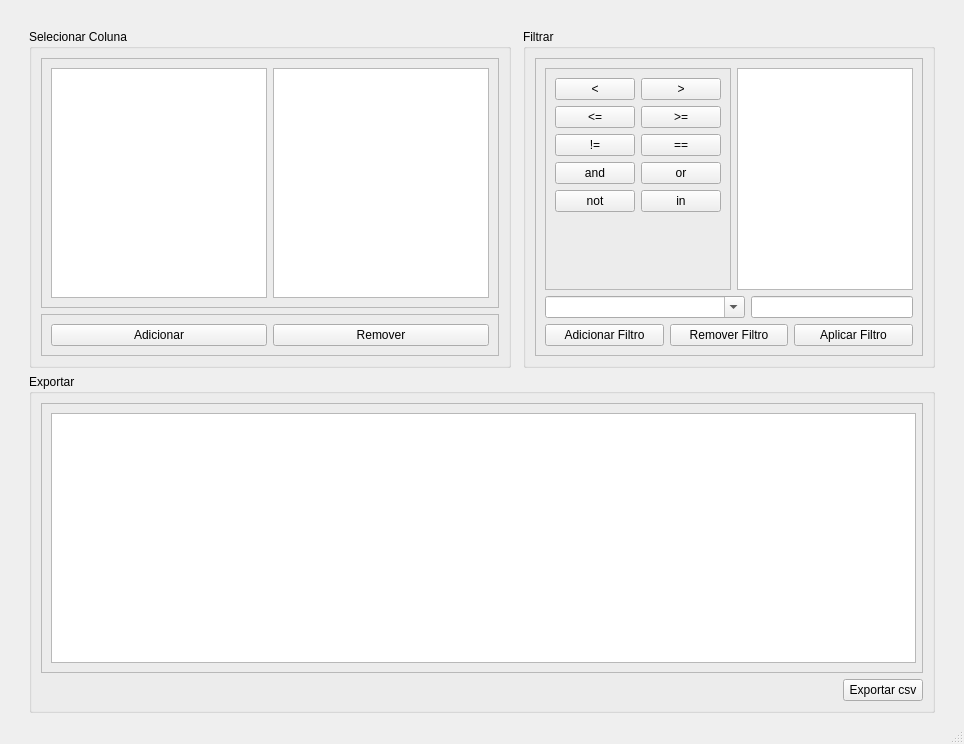
<?xml version="1.0" encoding="UTF-8"?>
<ui version="4.0">
 <class>MainWindow</class>
 <widget class="QMainWindow" name="MainWindow">
  <property name="geometry">
   <rect>
    <x>0</x>
    <y>0</y>
    <width>964</width>
    <height>744</height>
   </rect>
  </property>
  <property name="windowTitle">
   <string>E.T.L</string>
  </property>
  <property name="windowIcon">
   <iconset>
    <normaloff>../imgs/etl.png</normaloff>../imgs/etl.png</iconset>
  </property>
  <widget class="QWidget" name="centralwidget">
   <layout class="QGridLayout" name="gridLayout_5">
    <item row="1" column="1">
     <widget class="QGroupBox" name="groupBox">
      <property name="title">
       <string>Selecionar Coluna</string>
      </property>
      <layout class="QGridLayout" name="gridLayout_2">
       <item row="0" column="0">
        <widget class="QFrame" name="frame">
         <property name="frameShape">
          <enum>QFrame::StyledPanel</enum>
         </property>
         <property name="frameShadow">
          <enum>QFrame::Raised</enum>
         </property>
         <layout class="QGridLayout" name="gridLayout">
          <item row="0" column="1">
           <widget class="QListView" name="column_apply"/>
          </item>
          <item row="0" column="0">
           <widget class="QListView" name="column_add"/>
          </item>
         </layout>
        </widget>
       </item>
       <item row="1" column="0">
        <widget class="QFrame" name="frame_2">
         <property name="frameShape">
          <enum>QFrame::StyledPanel</enum>
         </property>
         <property name="frameShadow">
          <enum>QFrame::Raised</enum>
         </property>
         <layout class="QHBoxLayout" name="horizontalLayout">
          <item>
           <widget class="QPushButton" name="button_add">
            <property name="text">
             <string>Adicionar</string>
            </property>
           </widget>
          </item>
          <item>
           <widget class="QPushButton" name="button_rm">
            <property name="text">
             <string>Remover</string>
            </property>
           </widget>
          </item>
         </layout>
        </widget>
       </item>
      </layout>
     </widget>
    </item>
    <item row="2" column="1" colspan="3">
     <widget class="QGroupBox" name="groupBox_3">
      <property name="title">
       <string>Exportar</string>
      </property>
      <layout class="QGridLayout" name="gridLayout_4">
       <item row="1" column="0" alignment="Qt::AlignRight">
        <widget class="QPushButton" name="button_export">
         <property name="enabled">
          <bool>true</bool>
         </property>
         <property name="sizePolicy">
          <sizepolicy hsizetype="Minimum" vsizetype="Fixed">
           <horstretch>0</horstretch>
           <verstretch>0</verstretch>
          </sizepolicy>
         </property>
         <property name="layoutDirection">
          <enum>Qt::LeftToRight</enum>
         </property>
         <property name="text">
          <string>Exportar csv</string>
         </property>
         <property name="autoRepeat">
          <bool>false</bool>
         </property>
        </widget>
       </item>
       <item row="0" column="0">
        <widget class="QFrame" name="frame_6">
         <property name="frameShape">
          <enum>QFrame::StyledPanel</enum>
         </property>
         <property name="frameShadow">
          <enum>QFrame::Raised</enum>
         </property>
         <layout class="QVBoxLayout" name="verticalLayout">
          <property name="rightMargin">
           <number>6</number>
          </property>
          <item>
           <widget class="QTableWidget" name="table_export"/>
          </item>
         </layout>
        </widget>
       </item>
      </layout>
     </widget>
    </item>
    <item row="1" column="0">
     <spacer name="horizontalSpacer">
      <property name="orientation">
       <enum>Qt::Horizontal</enum>
      </property>
      <property name="sizeType">
       <enum>QSizePolicy::Fixed</enum>
      </property>
      <property name="sizeHint" stdset="0">
       <size>
        <width>20</width>
        <height>20</height>
       </size>
      </property>
     </spacer>
    </item>
    <item row="0" column="1">
     <spacer name="verticalSpacer">
      <property name="orientation">
       <enum>Qt::Vertical</enum>
      </property>
      <property name="sizeType">
       <enum>QSizePolicy::Fixed</enum>
      </property>
      <property name="sizeHint" stdset="0">
       <size>
        <width>20</width>
        <height>20</height>
       </size>
      </property>
     </spacer>
    </item>
    <item row="1" column="4">
     <spacer name="horizontalSpacer_2">
      <property name="orientation">
       <enum>Qt::Horizontal</enum>
      </property>
      <property name="sizeType">
       <enum>QSizePolicy::Fixed</enum>
      </property>
      <property name="sizeHint" stdset="0">
       <size>
        <width>20</width>
        <height>20</height>
       </size>
      </property>
     </spacer>
    </item>
    <item row="1" column="2">
     <spacer name="horizontalSpacer_3">
      <property name="orientation">
       <enum>Qt::Horizontal</enum>
      </property>
      <property name="sizeType">
       <enum>QSizePolicy::Preferred</enum>
      </property>
      <property name="sizeHint" stdset="0">
       <size>
        <width>40</width>
        <height>20</height>
       </size>
      </property>
     </spacer>
    </item>
    <item row="1" column="3">
     <widget class="QGroupBox" name="groupBox_2">
      <property name="title">
       <string>Filtrar</string>
      </property>
      <layout class="QGridLayout" name="gridLayout_3">
       <item row="0" column="0">
        <widget class="QFrame" name="frame_4">
         <property name="frameShape">
          <enum>QFrame::StyledPanel</enum>
         </property>
         <property name="frameShadow">
          <enum>QFrame::Raised</enum>
         </property>
         <layout class="QFormLayout" name="formLayout_2">
          <item row="0" column="0">
           <widget class="QFrame" name="frame_3">
            <property name="frameShape">
             <enum>QFrame::StyledPanel</enum>
            </property>
            <property name="frameShadow">
             <enum>QFrame::Raised</enum>
            </property>
            <layout class="QFormLayout" name="formLayout">
             <item row="0" column="0">
              <widget class="QPushButton" name="button_lt">
               <property name="text">
                <string>&lt;</string>
               </property>
              </widget>
             </item>
             <item row="0" column="1">
              <widget class="QPushButton" name="button_gt">
               <property name="text">
                <string>&gt;</string>
               </property>
              </widget>
             </item>
             <item row="1" column="0">
              <widget class="QPushButton" name="button_lte">
               <property name="text">
                <string>&lt;=</string>
               </property>
              </widget>
             </item>
             <item row="1" column="1">
              <widget class="QPushButton" name="button_gte">
               <property name="text">
                <string>&gt;=</string>
               </property>
              </widget>
             </item>
             <item row="2" column="0">
              <widget class="QPushButton" name="button_dif">
               <property name="text">
                <string>!=</string>
               </property>
              </widget>
             </item>
             <item row="2" column="1">
              <widget class="QPushButton" name="button_equal">
               <property name="text">
                <string>==</string>
               </property>
              </widget>
             </item>
             <item row="3" column="0">
              <widget class="QPushButton" name="button_and">
               <property name="text">
                <string>and</string>
               </property>
              </widget>
             </item>
             <item row="3" column="1">
              <widget class="QPushButton" name="button_or">
               <property name="text">
                <string>or</string>
               </property>
              </widget>
             </item>
             <item row="4" column="0">
              <widget class="QPushButton" name="button_not">
               <property name="text">
                <string>not</string>
               </property>
              </widget>
             </item>
             <item row="4" column="1">
              <widget class="QPushButton" name="button_in">
               <property name="text">
                <string>in</string>
               </property>
              </widget>
             </item>
            </layout>
           </widget>
          </item>
          <item row="0" column="1">
           <widget class="QListView" name="column_ext">
            <property name="minimumSize">
             <size>
              <width>0</width>
              <height>0</height>
             </size>
            </property>
           </widget>
          </item>
          <item row="2" column="0" colspan="2">
           <layout class="QGridLayout" name="gridLayout_6">
            <item row="0" column="1">
             <layout class="QHBoxLayout" name="horizontalLayout_5">
              <item>
               <widget class="QComboBox" name="line_select">
                <property name="minimumSize">
                 <size>
                  <width>200</width>
                  <height>0</height>
                 </size>
                </property>
                <property name="editable">
                 <bool>true</bool>
                </property>
               </widget>
              </item>
              <item>
               <widget class="QLineEdit" name="line_edit">
                <property name="minimumSize">
                 <size>
                  <width>120</width>
                  <height>0</height>
                 </size>
                </property>
               </widget>
              </item>
             </layout>
            </item>
            <item row="1" column="1">
             <layout class="QHBoxLayout" name="horizontalLayout_2">
              <item>
               <widget class="QPushButton" name="gen_filter">
                <property name="text">
                 <string>Adicionar Filtro</string>
                </property>
               </widget>
              </item>
              <item>
               <widget class="QPushButton" name="rm_filter">
                <property name="text">
                 <string>Remover Filtro</string>
                </property>
               </widget>
              </item>
              <item>
               <widget class="QPushButton" name="apply_filter">
                <property name="text">
                 <string>Aplicar Filtro</string>
                </property>
               </widget>
              </item>
             </layout>
            </item>
           </layout>
          </item>
         </layout>
        </widget>
       </item>
      </layout>
     </widget>
    </item>
   </layout>
  </widget>
  <widget class="QStatusBar" name="statusbar"/>
 </widget>
 <tabstops>
  <tabstop>column_add</tabstop>
  <tabstop>column_apply</tabstop>
  <tabstop>button_add</tabstop>
  <tabstop>button_rm</tabstop>
  <tabstop>button_lt</tabstop>
  <tabstop>button_gt</tabstop>
  <tabstop>button_lte</tabstop>
  <tabstop>button_gte</tabstop>
  <tabstop>button_dif</tabstop>
  <tabstop>button_equal</tabstop>
  <tabstop>button_and</tabstop>
  <tabstop>button_or</tabstop>
  <tabstop>button_not</tabstop>
  <tabstop>button_in</tabstop>
  <tabstop>column_ext</tabstop>
  <tabstop>table_export</tabstop>
 </tabstops>
 <resources/>
 <connections/>
</ui>
